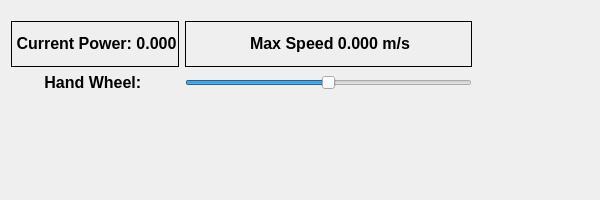
  <widget class="QDockWidget" name="ManualControlsWidget">
   <property name="enabled">
    <bool>true</bool>
   </property>
   <property name="sizePolicy">
    <sizepolicy hsizetype="Fixed" vsizetype="Fixed">
     <horstretch>0</horstretch>
     <verstretch>0</verstretch>
    </sizepolicy>
   </property>
   <property name="minimumSize">
    <size>
     <width>600</width>
     <height>200</height>
    </size>
   </property>
   <property name="maximumSize">
    <size>
     <width>600</width>
     <height>200</height>
    </size>
   </property>
   <property name="autoFillBackground">
    <bool>false</bool>
   </property>
   <property name="features">
    <set>QDockWidget::AllDockWidgetFeatures</set>
   </property>
   <property name="windowTitle">
    <string>Manual Controls</string>
   </property>
   <attribute name="dockWidgetArea">
    <number>2</number>
   </attribute>
   <widget class="QWidget" name="ManualControlsWidget_contents">
    <widget class="QWidget" name="">
     <property name="geometry">
      <rect>
       <x>11</x>
       <y>21</y>
       <width>461</width>
       <height>71</height>
      </rect>
     </property>
     <layout class="QGridLayout" name="gridLayout">
      <item row="0" column="0">
       <widget class="QLabel" name="current_acel_text">
        <property name="enabled">
         <bool>true</bool>
        </property>
        <property name="sizePolicy">
         <sizepolicy hsizetype="Minimum" vsizetype="Minimum">
          <horstretch>0</horstretch>
          <verstretch>0</verstretch>
         </sizepolicy>
        </property>
        <property name="minimumSize">
         <size>
          <width>50</width>
          <height>0</height>
         </size>
        </property>
        <property name="frameShape">
         <enum>QFrame::Box</enum>
        </property>
        <property name="text">
         <string>&lt;html&gt;&lt;head/&gt;&lt;body&gt;&lt;p align=&quot;center&quot;&gt;&lt;span style=&quot; font-size:12pt; font-weight:600;&quot;&gt;Current Power: 0.000&lt;/span&gt;&lt;/p&gt;&lt;/body&gt;&lt;/html&gt;</string>
        </property>
        <property name="textFormat">
         <enum>Qt::AutoText</enum>
        </property>
        <property name="scaledContents">
         <bool>true</bool>
        </property>
        <property name="wordWrap">
         <bool>false</bool>
        </property>
       </widget>
      </item>
      <item row="0" column="1">
       <widget class="QLabel" name="current_max_speed_text">
        <property name="enabled">
         <bool>true</bool>
        </property>
        <property name="sizePolicy">
         <sizepolicy hsizetype="Preferred" vsizetype="Preferred">
          <horstretch>0</horstretch>
          <verstretch>0</verstretch>
         </sizepolicy>
        </property>
        <property name="frameShape">
         <enum>QFrame::Box</enum>
        </property>
        <property name="text">
         <string>&lt;html&gt;&lt;head/&gt;&lt;body&gt;&lt;p align=&quot;center&quot;&gt;&lt;span style=&quot; font-size:12pt; font-weight:600;&quot;&gt;Max Speed 0.000 m/s&lt;/span&gt;&lt;/p&gt;&lt;/body&gt;&lt;/html&gt;</string>
        </property>
        <property name="textFormat">
         <enum>Qt::AutoText</enum>
        </property>
        <property name="scaledContents">
         <bool>true</bool>
        </property>
        <property name="wordWrap">
         <bool>false</bool>
        </property>
       </widget>
      </item>
      <item row="1" column="0">
       <widget class="QLabel" name="steering_status_label">
        <property name="text">
         <string>&lt;html&gt;&lt;head/&gt;&lt;body&gt;&lt;p&gt;&lt;span style=&quot; font-size:12pt; font-weight:600;&quot;&gt;Hand Wheel:    &lt;/span&gt;&lt;/p&gt;&lt;/body&gt;&lt;/html&gt;</string>
        </property>
        <property name="scaledContents">
         <bool>true</bool>
        </property>
        <property name="alignment">
         <set>Qt::AlignCenter</set>
        </property>
       </widget>
      </item>
      <item row="1" column="1">
       <widget class="QSlider" name="steering_slider">
        <property name="minimum">
         <number>-314</number>
        </property>
        <property name="maximum">
         <number>314</number>
        </property>
        <property name="orientation">
         <enum>Qt::Horizontal</enum>
        </property>
       </widget>
      </item>
     </layout>
    </widget>
   </widget>
  </widget>
